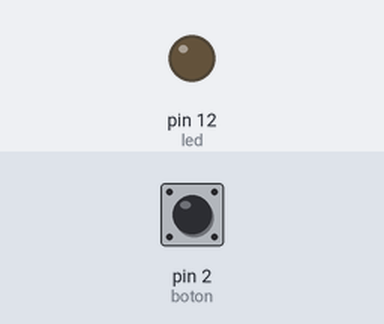
Bench run of a sketch on a simulated Arduino Uno, built with avr-gcc and run on an emulated ATmega328P. Parts: output pins drawn as LEDs (lit = HIGH). The inputs (shaded band) are chosen by the test bench; at power-on: pin 2 (boton) HIGH.

Above: at 1.2 s.
1.3 s: pin 2 (boton) pulled LOW for 0.15 s
At 1.37 s:
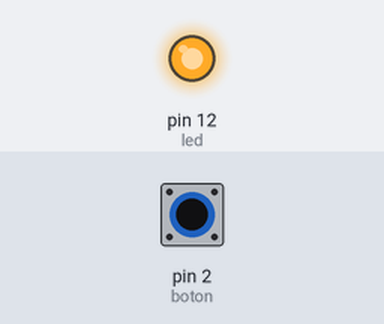
2.9 s: pin 2 (boton) pulled LOW for 3.2 s
At 7.1 s:
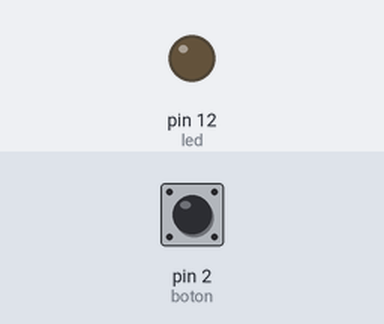
Timing chart, 0 to 8.6 s (numbered marks = the images above; inputs shaded):
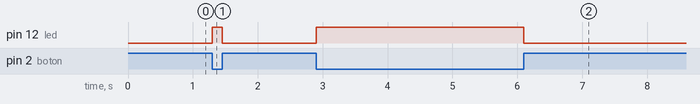

The sketch:

SimpleBotonLed.ino
```cpp
//Simple Boton Led

//Definimos los pines para el led y el botón
#define  boton  2
#define  led    12

//Definimos una variable para saber el estado del botón
int estadoBoton = 0;

//Método 'Setup'
void setup(){
  //Inicializamos el pin 'led' como salida
  pinMode(led, OUTPUT);
  digitalWrite(led, HIGH);
  //Inicializamos el pin 'botón' como entrada
  pinMode(boton, INPUT);
  //Modo 'pull up'
  digitalWrite(boton, HIGH);
}

//Método 'Loop'
void loop(){
  //Lee el valor del estado de 'boton'
  estadoBoton = digitalRead(boton);
  //Comprobamos si está pulsado
  if (estadoBoton == LOW){
    //Encendemos el led
    digitalWrite(led ,HIGH);
  }else{
    //Apagamos el led
    digitalWrite(led, LOW);
  }
}
```

Measured:
- after the input at 1.3 s, pin 12 (led): LOW → HIGH at once, → LOW 0.15 s later
- after the input at 2.9 s, pin 12 (led): LOW → HIGH at once, → LOW 3.2 s later
